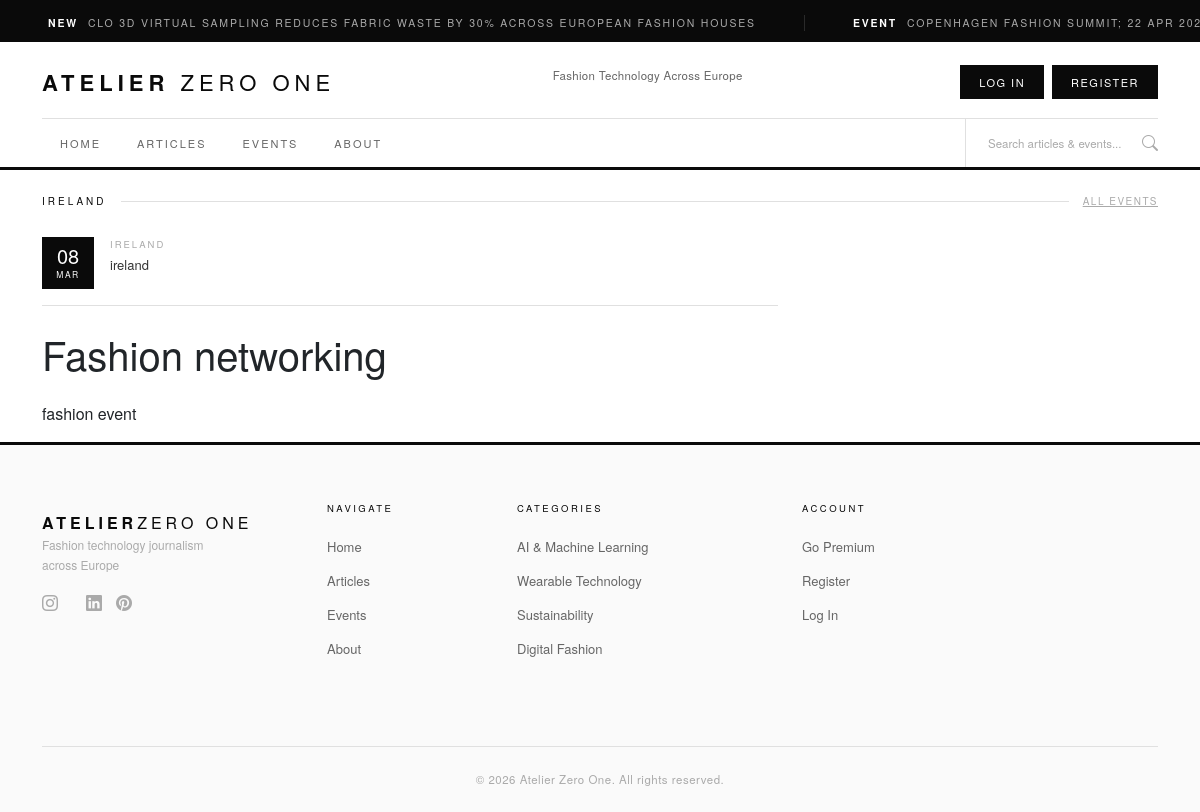
The page /events/fashion-networking/ on the database its author committed.
### events/models.py (models this page shows, shortened)
class Event(models.Model):
    title = models.CharField(max_length=200)
    slug = models.SlugField(unique=True)
    description = models.TextField()
    event_date = models.DateTimeField()
    location = models.CharField(max_length=200)
    country = models.CharField(max_length=100)
    website_url = models.URLField(blank=True)
    image = CloudinaryField('image', blank=True, null=True)
    is_published = models.BooleanField(default=False)
    created_at = models.DateTimeField(auto_now_add=True)
    class Meta:
        ordering = ['event_date']

### events/views.py (the view)
# urls.py: path('events/<slug:slug>/', views.event_detail, name='event_detail'),
def event_detail(request, slug):
    event = get_object_or_404(Event, slug=slug, is_published=True)
    context = {
        'event': event,
    }
    return render(request, 'events/event_detail.html', context)

### events/templates/events/event_detail.html (shortened to what this page needs)
{% extends "base.html" %}
{% load static %}
{% block content %}
<div class="container mt-4">
    <div class="section-label-row">
        <span class="section-label">{{ event.country }}</span>
        <span class="section-rule"></span>
        <a href="{% url 'events:event_list' %}" class="section-more">All Events</a>
    </div>
    <div class="row">
        <div class="col-lg-8">
            <div class="event-date-block mb-4">
                <div class="event-date-box">
                    <span class="event-day">{{ event.event_date|date:"d" }}</span>
                    <span class="event-month">{{ event.event_date|date:"M" }}</span>
                </div>
                <div class="event-location-info">
                    <div class="event-country">{{ event.country }}</div>
                    <div class="event-venue">{{ event.location }}</div>
                </div>
            </div>
            <h1 class="hero-title mb-4">{{ event.title }}</h1>
            <p class="hero-excerpt">{{ event.description }}</p>
        </div>
    </div>
</div>
{% endblock %}

### static/css/base.css (style rules this page uses)
:root { --black: #0a0a0a; --white: #ffffff; --grey-50: #fafafa; --grey-100: #f4f4f4; --grey-200: #e8e8e8; --grey-300: #d0d0d0; --grey-400: #aaaaaa; --grey-600: #666666; --grey-800: #333333; --border: #e0e0e0; --gold: #b8953a; --gold-light: #fffdf5; }
body { display: flex; flex-direction: column; min-height: 100vh; font-family: 'Helvetica Neue', Helvetica, Arial, sans-serif; }
.section-label-row { display: flex; align-items: center; gap: 14px; margin-bottom: 28px; }
.section-label { font-size: 10px; letter-spacing: 3px; text-transform: uppercase; color: var(--black); font-weight: 500; white-space: nowrap; }
.section-rule { flex: 1; height: 1px; background: var(--border); }
.section-more { font-size: 10px; letter-spacing: 1.5px; text-transform: uppercase; color: var(--grey-400); white-space: nowrap; transition: color 0.2s; }
.event-date-block { display: flex; align-items: flex-start; gap: 16px; margin-bottom: 16px; padding-bottom: 16px; border-bottom: 1px solid var(--border); }
.event-date-box { background: var(--black); color: var(--white); width: 52px; height: 52px; display: flex; flex-direction: column; align-items: center; justify-content: center; flex-shrink: 0; }
.event-day { font-size: 20px; font-weight: 300; line-height: 1; }
.event-month { font-size: 8.5px; letter-spacing: 1.5px; text-transform: uppercase; margin-top: 2px; }
.event-location-info { flex: 1; }
.event-country { font-size: 9.5px; letter-spacing: 2px; text-transform: uppercase; color: var(--grey-400); margin-bottom: 3px; }
.event-venue { font-size: 13px; color: var(--grey-800); }

### rows shown on the page
Event: country "IRELAND", event_date "08", event_date "MAR", location "ireland", title "Fashion networking", description "fashion event"
